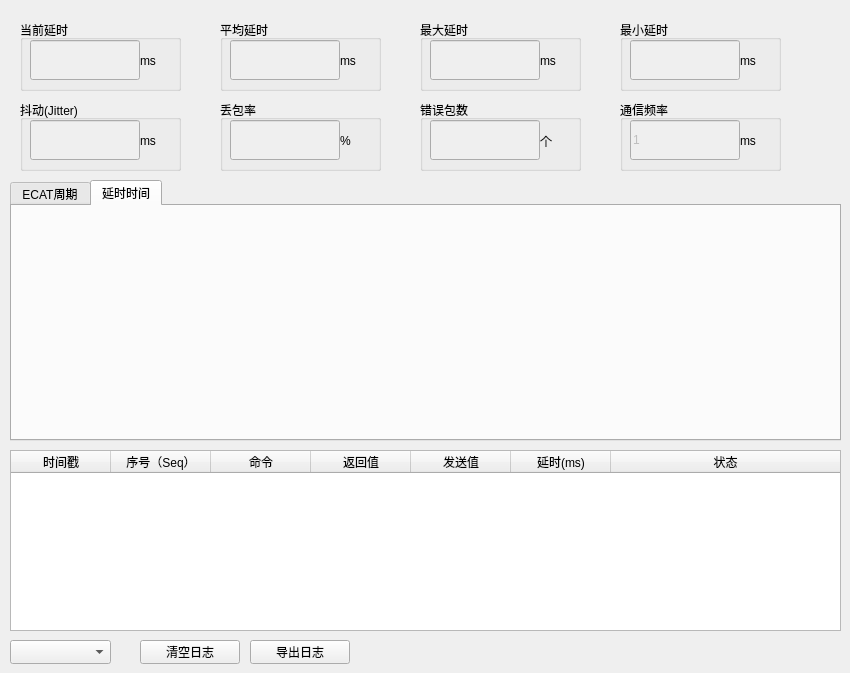
   <widget class="QWidget" name="page_RunTime">
    <widget class="QGroupBox" name="groupBox_13">
     <property name="geometry">
      <rect>
       <x>20</x>
       <y>20</y>
       <width>161</width>
       <height>71</height>
      </rect>
     </property>
     <property name="title">
      <string>当前延时</string>
     </property>
     <widget class="QLabel" name="label_59">
      <property name="geometry">
       <rect>
        <x>120</x>
        <y>20</y>
        <width>41</width>
        <height>41</height>
       </rect>
      </property>
      <property name="styleSheet">
       <string notr="true">font: 10pt &quot;Microsoft YaHei UI&quot;;</string>
      </property>
      <property name="text">
       <string>ms</string>
      </property>
     </widget>
     <widget class="QLineEdit" name="lineEdit_current_delay">
      <property name="enabled">
       <bool>false</bool>
      </property>
      <property name="geometry">
       <rect>
        <x>10</x>
        <y>20</y>
        <width>110</width>
        <height>40</height>
       </rect>
      </property>
     </widget>
    </widget>
    <widget class="QGroupBox" name="groupBox_14">
     <property name="geometry">
      <rect>
       <x>220</x>
       <y>20</y>
       <width>161</width>
       <height>71</height>
      </rect>
     </property>
     <property name="title">
      <string>平均延时</string>
     </property>
     <widget class="QLabel" name="label_63">
      <property name="geometry">
       <rect>
        <x>120</x>
        <y>20</y>
        <width>41</width>
        <height>41</height>
       </rect>
      </property>
      <property name="styleSheet">
       <string notr="true">font: 10pt &quot;Microsoft YaHei UI&quot;;</string>
      </property>
      <property name="text">
       <string>ms</string>
      </property>
     </widget>
    </widget>
    <widget class="QGroupBox" name="groupBox_15">
     <property name="geometry">
      <rect>
       <x>620</x>
       <y>20</y>
       <width>161</width>
       <height>71</height>
      </rect>
     </property>
     <property name="title">
      <string>最小延时</string>
     </property>
     <widget class="QLabel" name="label_64">
      <property name="geometry">
       <rect>
        <x>120</x>
        <y>20</y>
        <width>41</width>
        <height>41</height>
       </rect>
      </property>
      <property name="styleSheet">
       <string notr="true">font: 10pt &quot;Microsoft YaHei UI&quot;;</string>
      </property>
      <property name="text">
       <string>ms</string>
      </property>
     </widget>
    </widget>
    <widget class="QGroupBox" name="groupBox_16">
     <property name="geometry">
      <rect>
       <x>420</x>
       <y>20</y>
       <width>161</width>
       <height>71</height>
      </rect>
     </property>
     <property name="title">
      <string>最大延时</string>
     </property>
     <widget class="QLabel" name="label_65">
      <property name="geometry">
       <rect>
        <x>120</x>
        <y>20</y>
        <width>41</width>
        <height>41</height>
       </rect>
      </property>
      <property name="styleSheet">
       <string notr="true">font: 10pt &quot;Microsoft YaHei UI&quot;;</string>
      </property>
      <property name="text">
       <string>ms</string>
      </property>
     </widget>
    </widget>
    <widget class="QGroupBox" name="groupBox_17">
     <property name="geometry">
      <rect>
       <x>220</x>
       <y>100</y>
       <width>161</width>
       <height>71</height>
      </rect>
     </property>
     <property name="title">
      <string>丢包率</string>
     </property>
     <widget class="QLabel" name="label_70">
      <property name="geometry">
       <rect>
        <x>120</x>
        <y>20</y>
        <width>41</width>
        <height>41</height>
       </rect>
      </property>
      <property name="styleSheet">
       <string notr="true">font: 10pt &quot;Microsoft YaHei UI&quot;;</string>
      </property>
      <property name="text">
       <string>%</string>
      </property>
     </widget>
    </widget>
    <widget class="QGroupBox" name="groupBox_18">
     <property name="geometry">
      <rect>
       <x>420</x>
       <y>100</y>
       <width>161</width>
       <height>71</height>
      </rect>
     </property>
     <property name="title">
      <string>错误包数</string>
     </property>
     <widget class="QLabel" name="label_71">
      <property name="geometry">
       <rect>
        <x>120</x>
        <y>20</y>
        <width>41</width>
        <height>41</height>
       </rect>
      </property>
      <property name="styleSheet">
       <string notr="true">font: 10pt &quot;Microsoft YaHei UI&quot;;</string>
      </property>
      <property name="text">
       <string>个</string>
      </property>
     </widget>
    </widget>
    <widget class="QGroupBox" name="groupBox_19">
     <property name="geometry">
      <rect>
       <x>20</x>
       <y>100</y>
       <width>161</width>
       <height>71</height>
      </rect>
     </property>
     <property name="title">
      <string>抖动(Jitter)</string>
     </property>
     <widget class="QLabel" name="label_72">
      <property name="geometry">
       <rect>
        <x>120</x>
        <y>20</y>
        <width>41</width>
        <height>41</height>
       </rect>
      </property>
      <property name="styleSheet">
       <string notr="true">font: 10pt &quot;Microsoft YaHei UI&quot;;</string>
      </property>
      <property name="text">
       <string>ms</string>
      </property>
     </widget>
    </widget>
    <widget class="QGroupBox" name="groupBox_20">
     <property name="geometry">
      <rect>
       <x>620</x>
       <y>100</y>
       <width>161</width>
       <height>71</height>
      </rect>
     </property>
     <property name="title">
      <string>通信频率</string>
     </property>
     <widget class="QLabel" name="label_73">
      <property name="geometry">
       <rect>
        <x>120</x>
        <y>20</y>
        <width>41</width>
        <height>41</height>
       </rect>
      </property>
      <property name="styleSheet">
       <string notr="true">font: 10pt &quot;Microsoft YaHei UI&quot;;</string>
      </property>
      <property name="text">
       <string>ms</string>
      </property>
     </widget>
    </widget>
    <widget class="QLineEdit" name="lineEdit_average_delay">
     <property name="enabled">
      <bool>false</bool>
     </property>
     <property name="geometry">
      <rect>
       <x>230</x>
       <y>40</y>
       <width>110</width>
       <height>40</height>
      </rect>
     </property>
    </widget>
    <widget class="QLineEdit" name="lineEdit_loss_rate">
     <property name="enabled">
      <bool>false</bool>
     </property>
     <property name="geometry">
      <rect>
       <x>230</x>
       <y>120</y>
       <width>110</width>
       <height>40</height>
      </rect>
     </property>
    </widget>
    <widget class="QLineEdit" name="lineEdit_jitter">
     <property name="enabled">
      <bool>false</bool>
     </property>
     <property name="geometry">
      <rect>
       <x>30</x>
       <y>120</y>
       <width>110</width>
       <height>40</height>
      </rect>
     </property>
    </widget>
    <widget class="QLineEdit" name="lineEdit_min_delay">
     <property name="enabled">
      <bool>false</bool>
     </property>
     <property name="geometry">
      <rect>
       <x>630</x>
       <y>40</y>
       <width>110</width>
       <height>40</height>
      </rect>
     </property>
    </widget>
    <widget class="QLineEdit" name="lineEdit_error_packet">
     <property name="enabled">
      <bool>false</bool>
     </property>
     <property name="geometry">
      <rect>
       <x>430</x>
       <y>120</y>
       <width>110</width>
       <height>40</height>
      </rect>
     </property>
    </widget>
    <widget class="QLineEdit" name="lineEdit_exchange_fre">
     <property name="enabled">
      <bool>false</bool>
     </property>
     <property name="geometry">
      <rect>
       <x>630</x>
       <y>120</y>
       <width>110</width>
       <height>40</height>
      </rect>
     </property>
     <property name="text">
      <string>1</string>
     </property>
    </widget>
    <widget class="QLineEdit" name="lineEdit_max_delay">
     <property name="enabled">
      <bool>false</bool>
     </property>
     <property name="geometry">
      <rect>
       <x>430</x>
       <y>40</y>
       <width>110</width>
       <height>40</height>
      </rect>
     </property>
    </widget>
    <widget class="QTabWidget" name="tabWidget_2">
     <property name="geometry">
      <rect>
       <x>10</x>
       <y>180</y>
       <width>831</width>
       <height>261</height>
      </rect>
     </property>
     <property name="currentIndex">
      <number>1</number>
     </property>
     <widget class="QWidget" name="tab">
      <attribute name="title">
       <string>ECAT周期</string>
      </attribute>
      <widget class="QWidget" name="widget" native="true">
       <property name="geometry">
        <rect>
         <x>0</x>
         <y>0</y>
         <width>821</width>
         <height>221</height>
        </rect>
       </property>
      </widget>
     </widget>
     <widget class="QWidget" name="tab_2">
      <attribute name="title">
       <string>延时时间</string>
      </attribute>
      <widget class="QWidget" name="widget_2" native="true">
       <property name="geometry">
        <rect>
         <x>0</x>
         <y>0</y>
         <width>821</width>
         <height>231</height>
        </rect>
       </property>
      </widget>
     </widget>
    </widget>
    <widget class="QPushButton" name="btn_scope_clearlog">
     <property name="geometry">
      <rect>
       <x>140</x>
       <y>640</y>
       <width>100</width>
       <height>24</height>
      </rect>
     </property>
     <property name="text">
      <string>清空日志</string>
     </property>
    </widget>
    <widget class="QComboBox" name="comboBox">
     <property name="geometry">
      <rect>
       <x>10</x>
       <y>640</y>
       <width>101</width>
       <height>24</height>
      </rect>
     </property>
    </widget>
    <widget class="QPushButton" name="pushButton_2">
     <property name="geometry">
      <rect>
       <x>250</x>
       <y>640</y>
       <width>100</width>
       <height>24</height>
      </rect>
     </property>
     <property name="text">
      <string>导出日志</string>
     </property>
    </widget>
    <widget class="QTableWidget" name="tableWidget">
     <property name="geometry">
      <rect>
       <x>10</x>
       <y>450</y>
       <width>831</width>
       <height>181</height>
      </rect>
     </property>
     <property name="sortingEnabled">
      <bool>false</bool>
     </property>
     <property name="rowCount">
      <number>0</number>
     </property>
     <property name="columnCount">
      <number>7</number>
     </property>
     <attribute name="horizontalHeaderStretchLastSection">
      <bool>true</bool>
     </attribute>
     <column>
      <property name="text">
       <string>时间戳</string>
      </property>
     </column>
     <column>
      <property name="text">
       <string>序号（Seq）</string>
      </property>
     </column>
     <column>
      <property name="text">
       <string>命令</string>
      </property>
     </column>
     <column>
      <property name="text">
       <string>返回值</string>
      </property>
     </column>
     <column>
      <property name="text">
       <string>发送值</string>
      </property>
     </column>
     <column>
      <property name="text">
       <string>延时(ms)</string>
      </property>
     </column>
     <column>
      <property name="text">
       <string>状态</string>
      </property>
     </column>
    </widget>
   </widget>
